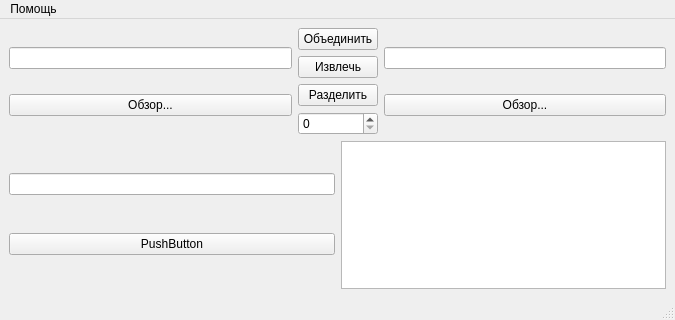
<?xml version="1.0" encoding="UTF-8"?>
<ui version="4.0">
 <class>MainWindow</class>
 <widget class="QMainWindow" name="MainWindow">
  <property name="geometry">
   <rect>
    <x>0</x>
    <y>0</y>
    <width>675</width>
    <height>320</height>
   </rect>
  </property>
  <property name="windowTitle">
   <string>MainWindow</string>
  </property>
  <widget class="QWidget" name="centralwidget">
   <layout class="QGridLayout" name="gridLayout">
    <item row="0" column="0">
     <layout class="QVBoxLayout" name="verticalLayout_2">
      <item>
       <layout class="QHBoxLayout" name="horizontalLayout">
        <item>
         <layout class="QVBoxLayout" name="verticalLayout_5">
          <item>
           <widget class="QLineEdit" name="lineEdit"/>
          </item>
          <item>
           <widget class="QPushButton" name="pushButton_browse1">
            <property name="text">
             <string>Обзор...</string>
            </property>
           </widget>
          </item>
         </layout>
        </item>
        <item>
         <layout class="QVBoxLayout" name="verticalLayout_6">
          <item>
           <widget class="QPushButton" name="pushButton_merge">
            <property name="enabled">
             <bool>true</bool>
            </property>
            <property name="text">
             <string>Объединить</string>
            </property>
           </widget>
          </item>
          <item>
           <widget class="QPushButton" name="pushButton_extract">
            <property name="text">
             <string>Извлечь</string>
            </property>
           </widget>
          </item>
          <item>
           <widget class="QPushButton" name="pushButton_split">
            <property name="text">
             <string>Разделить</string>
            </property>
           </widget>
          </item>
          <item>
           <widget class="QSpinBox" name="spinBox"/>
          </item>
         </layout>
        </item>
        <item>
         <layout class="QVBoxLayout" name="verticalLayout_3">
          <item>
           <widget class="QLineEdit" name="lineEdit_2"/>
          </item>
          <item>
           <widget class="QPushButton" name="pushButton_browse2">
            <property name="text">
             <string>Обзор...</string>
            </property>
           </widget>
          </item>
         </layout>
        </item>
       </layout>
      </item>
     </layout>
    </item>
    <item row="1" column="0">
     <layout class="QHBoxLayout" name="horizontalLayout_8">
      <item>
       <layout class="QVBoxLayout" name="verticalLayout">
        <item>
         <widget class="QLineEdit" name="lineEdit_3"/>
        </item>
        <item>
         <widget class="QPushButton" name="pushButton_browse3">
          <property name="text">
           <string>PushButton</string>
          </property>
         </widget>
        </item>
       </layout>
      </item>
      <item>
       <widget class="QPlainTextEdit" name="plainTextEdit">
        <property name="enabled">
         <bool>true</bool>
        </property>
        <property name="readOnly">
         <bool>true</bool>
        </property>
       </widget>
      </item>
     </layout>
    </item>
   </layout>
  </widget>
  <widget class="QMenuBar" name="menubar">
   <property name="geometry">
    <rect>
     <x>0</x>
     <y>0</y>
     <width>675</width>
     <height>22</height>
    </rect>
   </property>
   <widget class="QMenu" name="menu">
    <property name="font">
     <font>
      <pointsize>9</pointsize>
     </font>
    </property>
    <property name="title">
     <string>Помощь</string>
    </property>
   </widget>
   <addaction name="menu"/>
  </widget>
  <widget class="QStatusBar" name="statusbar"/>
 </widget>
 <resources/>
 <connections/>
</ui>
